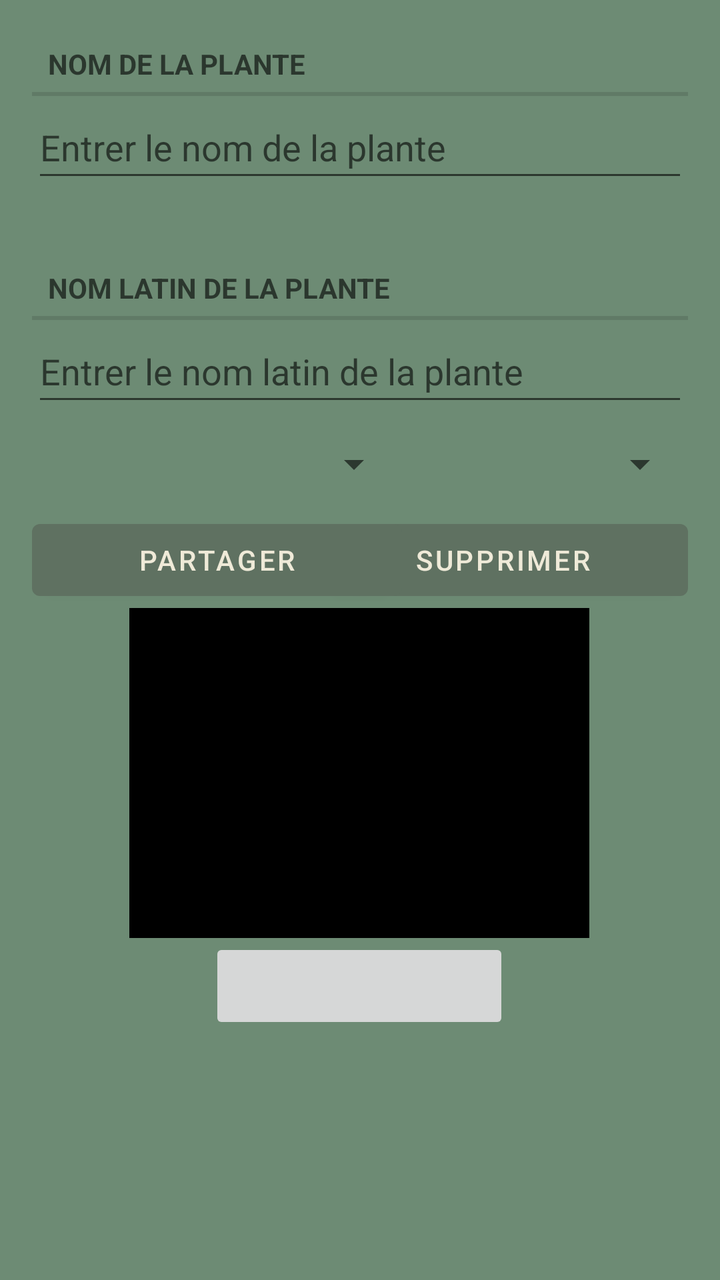
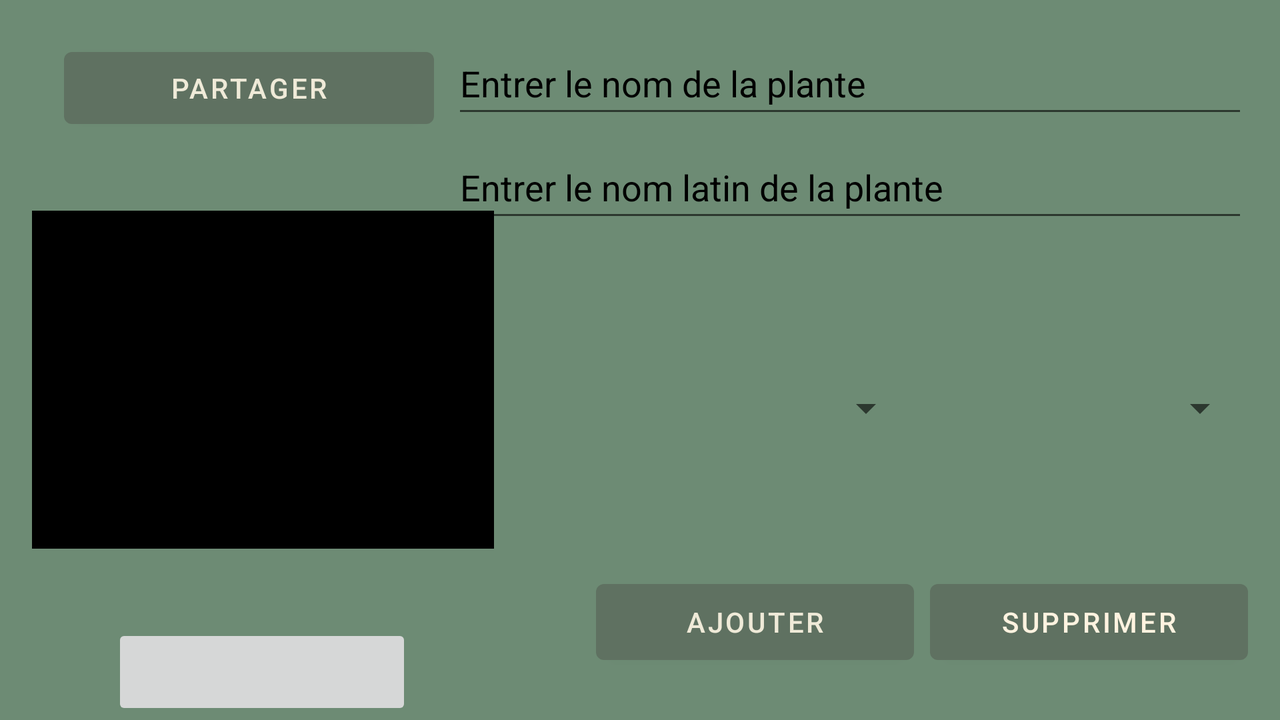

One screen, two layout resources from the same app: the default and the repository's alternative for another configuration. Each is rendered where Android would select it; the XML of both is given below.
<!-- AndroidManifest.xml: application theme Theme.ObservaPlanta -->
<!-- res/layout/fragment_plante.xml -->
<?xml version="1.0" encoding="utf-8"?>
<androidx.constraintlayout.widget.ConstraintLayout
    xmlns:android="http://schemas.android.com/apk/res/android"
    xmlns:app="http://schemas.android.com/apk/res-auto"
    xmlns:tools="http://schemas.android.com/tools"
    android:layout_width="match_parent"
    android:layout_height="match_parent"
    android:orientation="vertical"
    android:background="@color/light_green">

    <TextView
        android:id="@+id/textViewNomPlante"
        style="?android:listSeparatorTextViewStyle"
        android:layout_width="match_parent"
        android:layout_height="wrap_content"
        android:layout_marginStart="16dp"
        android:layout_marginTop="16dp"
        android:layout_marginEnd="16dp"
        android:layout_marginBottom="28dp"
        android:text="@string/plante_nom_label"
        app:layout_constraintBottom_toTopOf="@+id/plante_nom"
        app:layout_constraintEnd_toEndOf="parent"
        app:layout_constraintStart_toStartOf="parent"
        app:layout_constraintTop_toTopOf="parent" />

    <EditText
        android:id="@+id/plante_nom"
        android:layout_width="match_parent"
        android:layout_height="wrap_content"
        android:layout_marginStart="16dp"
        android:layout_marginEnd="16dp"
        android:autofillHints=""
        android:hint="@string/plante_nom_hint"
        android:inputType="text"
        android:minHeight="48dp"
        app:layout_constraintEnd_toEndOf="parent"
        app:layout_constraintStart_toStartOf="parent"
        app:layout_constraintTop_toBottomOf="@+id/textViewNomPlante" />

    <TextView
        android:id="@+id/textView_NomLatin"
        style="?android:listSeparatorTextViewStyle"
        android:layout_width="match_parent"
        android:layout_height="wrap_content"
        android:layout_marginStart="16dp"
        android:layout_marginTop="32dp"
        android:layout_marginEnd="16dp"
        android:text="@string/plante_nomLatin_label"
        app:layout_constraintEnd_toEndOf="parent"
        app:layout_constraintStart_toStartOf="parent"
        app:layout_constraintTop_toBottomOf="@+id/plante_nom" />


    <EditText
        android:id="@+id/plante_nomLatin"
        android:layout_width="match_parent"
        android:layout_height="wrap_content"
        android:layout_marginStart="16dp"
        android:layout_marginEnd="16dp"
        android:autofillHints=""
        android:hint="@string/plante_nomLatin_hint"
        android:inputType="text"
        android:minHeight="48dp"
        app:layout_constraintEnd_toEndOf="parent"
        app:layout_constraintStart_toStartOf="parent"
        app:layout_constraintTop_toBottomOf="@+id/textView_NomLatin" />

    <Spinner
        android:id="@+id/spinner_ensoleillement"
        android:layout_width="185dp"
        android:layout_height="48dp"
        android:contentDescription="@string/selectionneur_ensoleillement"
        app:layout_constraintStart_toStartOf="@+id/plante_nomLatin"
        app:layout_constraintTop_toBottomOf="@+id/plante_nomLatin" />

    <Spinner
        android:id="@+id/spinner_arrosage"
        android:layout_width="185dp"
        android:layout_height="48dp"
        android:contentDescription="@string/selectionneur_arrosage"
        app:layout_constraintEnd_toEndOf="@+id/plante_nomLatin"
        app:layout_constraintTop_toBottomOf="@+id/plante_nomLatin" />

    <Button
        android:id="@+id/carte_supprimer"
        android:layout_width="185dp"
        android:layout_height="wrap_content"
        android:text="@string/plante_supprimer_label"
        app:layout_constraintEnd_toEndOf="@+id/spinner_arrosage"
        app:layout_constraintTop_toBottomOf="@+id/spinner_arrosage" />

    <ImageView
        android:id="@+id/image_plante"
        android:layout_width="230dp"
        android:layout_height="165dp"
        android:contentDescription="@string/plante_image_description"
        android:background="@color/black"
        app:layout_constraintEnd_toEndOf="parent"
        app:layout_constraintHorizontal_bias="0.497"
        app:layout_constraintStart_toStartOf="parent"
        app:layout_constraintTop_toBottomOf="@+id/carte_supprimer" />

    <Button
        android:id="@+id/btn_partager"
        android:layout_width="185dp"
        android:layout_height="wrap_content"
        android:text="@string/partager"
        app:layout_constraintStart_toStartOf="@+id/spinner_ensoleillement"
        app:layout_constraintTop_toBottomOf="@+id/spinner_ensoleillement" />

    <ImageButton
        android:id="@+id/plante_camera"
        android:layout_width="150dp"
        android:layout_height="48dp"
        app:layout_constraintEnd_toEndOf="@+id/image_plante"
        app:layout_constraintStart_toStartOf="@+id/image_plante"
        app:layout_constraintTop_toBottomOf="@+id/image_plante"
        app:srcCompat="@drawable/ic_baseline_photo_camera"
        tools:ignore="SpeakableTextPresentCheck" />


</androidx.constraintlayout.widget.ConstraintLayout>
<!-- resources referenced by this layout -->
<resources>
  <color name="black">#FF000000</color>
  <color name="light_green">#6D8B74</color>
  <string name="partager">Partager</string>
  <string name="plante_image_description">Image de la plante</string>
  <string name="plante_nomLatin_hint">Entrer le nom latin de la plante</string>
  <string name="plante_nomLatin_label">Nom latin de la plante</string>
  <string name="plante_nom_hint">Entrer le nom de la plante</string>
  <string name="plante_nom_label">Nom de la plante</string>
  <string name="plante_supprimer_label">Supprimer</string>
  <string name="selectionneur_arrosage">Selectionneur arrosage</string>
  <string name="selectionneur_ensoleillement">Selectionneur ensoleillement</string>
  <style name="Theme.ObservaPlanta" parent="Theme.MaterialComponents.DayNight.DarkActionBar">
          
          <item name="colorPrimary">@color/green</item>
          <item name="colorPrimaryVariant">@color/light_green</item>
          <item name="colorOnPrimary">@color/white_gray</item>
          
          <item name="android:statusBarColor">?attr/colorPrimaryVariant</item>
          
      </style>
  <color name="green">#5F7161</color>
  <color name="white_gray">#EFEAD8</color>
</resources>
<!-- res/layout-land/fragment_plante.xml (the repository's variant of the layout above) -->
<!-- drawn on the phone turned sideways -->
<?xml version="1.0" encoding="utf-8"?>
<androidx.constraintlayout.widget.ConstraintLayout
    xmlns:android="http://schemas.android.com/apk/res/android"
    xmlns:app="http://schemas.android.com/apk/res-auto"
    xmlns:tools="http://schemas.android.com/tools"
    android:layout_width="match_parent"
    android:layout_height="match_parent"
    android:orientation="vertical"
    android:background="@color/light_green">


    <Button
        android:id="@+id/plante_ajouter"
        android:layout_width="159dp"
        android:layout_height="50dp"
        android:layout_marginEnd="8dp"
        android:layout_marginBottom="24dp"
        android:text="Ajouter"
        app:layout_constraintBottom_toBottomOf="parent"
        app:layout_constraintEnd_toStartOf="@+id/plante_supprimer"
        app:layout_constraintStart_toEndOf="@+id/imagePlante" />

    <ImageButton
        android:id="@+id/plante_camera"
        android:layout_width="150dp"
        android:layout_height="48dp"
        android:layout_marginStart="56dp"
        app:layout_constraintBottom_toBottomOf="parent"
        app:layout_constraintStart_toStartOf="parent"
        app:layout_constraintTop_toBottomOf="@+id/imagePlante"
        app:layout_constraintVertical_bias="0.0"
        app:srcCompat="@drawable/ic_baseline_photo_camera"
        tools:ignore="SpeakableTextPresentCheck" />

    <EditText
        android:id="@+id/plante_nom"
        android:layout_width="398dp"
        android:layout_height="48dp"
        android:layout_marginTop="16dp"
        android:layout_marginEnd="16dp"
        android:autofillHints=""
        android:hint="@string/plante_nom_hint"
        android:inputType="text"
        android:minHeight="48dp"
        android:textColorHint="?colorOnSecondary"
        android:textColor="?colorOnSecondary"
        app:layout_constraintEnd_toEndOf="parent"
        app:layout_constraintTop_toTopOf="parent" />

    <EditText
        android:id="@+id/plante_nomLatin"
        android:layout_width="398dp"
        android:layout_height="48dp"
        android:layout_marginTop="4dp"
        android:layout_marginEnd="16dp"
        android:autofillHints=""
        android:hint="@string/plante_nomLatin_hint"
        android:inputType="text"
        android:minHeight="48dp"
        android:textColorHint="?colorOnSecondary"
        android:textColor="?colorOnSecondary"
        app:layout_constraintEnd_toEndOf="parent"
        app:layout_constraintTop_toBottomOf="@+id/plante_nom" />

    <Spinner
        android:id="@+id/spinner_ensoleillement"
        android:layout_width="159dp"
        android:layout_height="48dp"
        android:layout_marginTop="30dp"
        android:layout_marginEnd="8dp"
        android:layout_marginBottom="24dp"
        android:contentDescription="Selectionneur ensoleillement"
        app:layout_constraintBottom_toTopOf="@+id/plante_ajouter"
        app:layout_constraintEnd_toStartOf="@+id/spinner_arrosage"
        app:layout_constraintStart_toEndOf="@+id/imagePlante"
        app:layout_constraintTop_toBottomOf="@+id/plante_nomLatin" />

    <Spinner
        android:id="@+id/spinner_arrosage"
        android:layout_width="159dp"
        android:layout_height="48dp"
        android:layout_marginTop="30dp"
        android:layout_marginEnd="16dp"
        android:layout_marginBottom="24dp"
        android:contentDescription="Selectionneur arrosage"
        app:layout_constraintBottom_toTopOf="@+id/plante_supprimer"
        app:layout_constraintEnd_toEndOf="parent"
        app:layout_constraintTop_toBottomOf="@+id/plante_nomLatin" />

    <Button
        android:id="@+id/plante_supprimer"
        android:layout_width="159dp"
        android:layout_height="50dp"
        android:layout_marginEnd="16dp"
        android:layout_marginBottom="24dp"
        android:text="@string/plante_supprimer_label"
        android:textColor="#FFF3E0"
        app:layout_constraintBottom_toBottomOf="parent"
        app:layout_constraintEnd_toEndOf="parent" />

    <ImageView
        android:id="@+id/image_plante"
        android:layout_width="231dp"
        android:layout_height="169dp"
        android:layout_marginStart="16dp"
        android:background="#000000"
        android:contentDescription="@string/plante_image_description"
        app:layout_constraintBottom_toBottomOf="parent"
        app:layout_constraintStart_toStartOf="parent"
        app:layout_constraintTop_toBottomOf="@+id/btn_partager"
        app:layout_constraintVertical_bias="0.304" />

    <Button
        android:id="@+id/btn_partager"
        android:layout_width="185dp"
        android:layout_height="wrap_content"
        android:layout_marginStart="32dp"
        android:layout_marginTop="20dp"
        android:text="@string/partager"
        app:layout_constraintStart_toStartOf="parent"
        app:layout_constraintTop_toTopOf="parent" />


</androidx.constraintlayout.widget.ConstraintLayout>
<!-- resources referenced by the variant -->
<!-- as the phone turned sideways resolves them -->
<resources>
  <color name="light_green">#6D8B74</color>
  <string name="partager">Partager</string>
  <string name="plante_image_description">Image de la plante</string>
  <string name="plante_nomLatin_hint">Entrer le nom latin de la plante</string>
  <string name="plante_nom_hint">Entrer le nom de la plante</string>
  <string name="plante_supprimer_label">Supprimer</string>
  <style name="Theme.ObservaPlanta" parent="Theme.MaterialComponents.DayNight.DarkActionBar">
          
          <item name="colorPrimary">@color/green</item>
          <item name="colorPrimaryVariant">@color/light_green</item>
          <item name="colorOnPrimary">@color/white_gray</item>
          
          <item name="android:statusBarColor">?attr/colorPrimaryVariant</item>
          
      </style>
  <color name="green">#5F7161</color>
  <color name="white_gray">#EFEAD8</color>
</resources>
